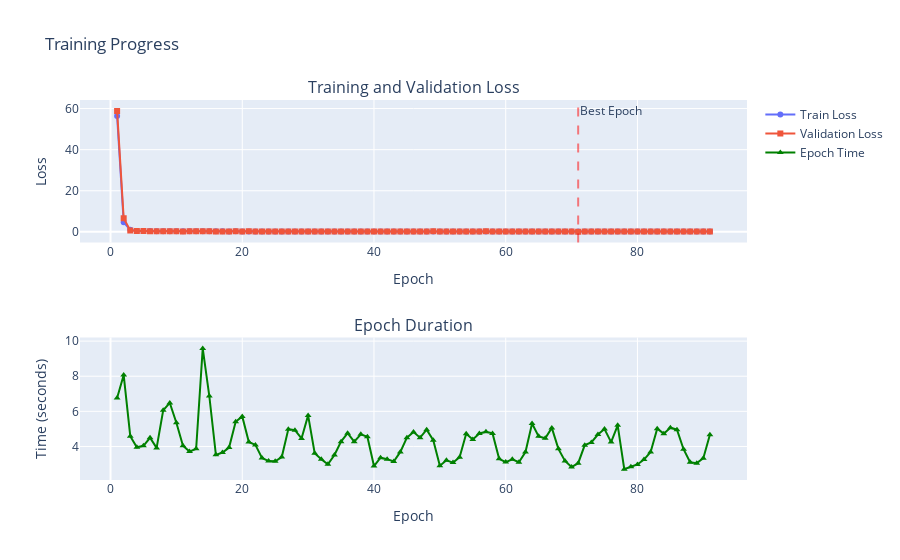

The cell this chart's notebook holds for it:
### Code cell
experiment = runner.run("residual_base")

plot_training_curves(experiment.history)
